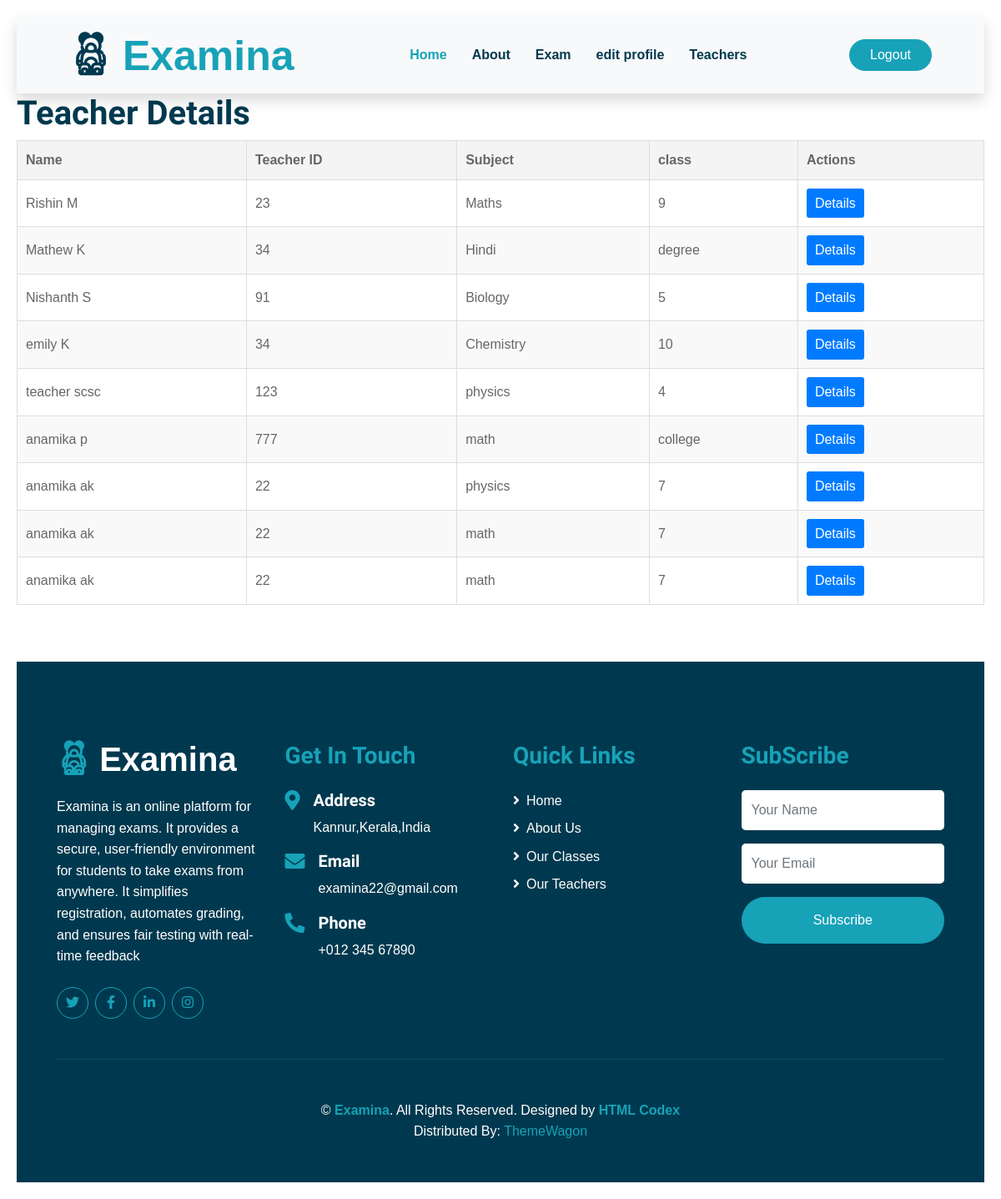
The app's page /princioal/viewteacher/ (signed in) with its own data.
### teacher/models.py (models this page shows, shortened)
class teacher1(models.Model):
    user=models.OneToOneField(User,on_delete=models.CASCADE)
    teaching_sub=models.CharField(max_length=100)
    gender=models.CharField(max_length=6)
    exp=models.CharField(max_length=10)
    grade=models.CharField(max_length=50)
    phone=models.CharField(max_length=12)
    tid=models.CharField(max_length=20)
    institute=models.ForeignKey('common.institute', on_delete=models.CASCADE,default=1)
    photo=models.ImageField(upload_to="teacher/",null=True,blank=True)
    qualificationid=models.ForeignKey(qualification1,on_delete=models.CASCADE)
    status=models.CharField(max_length=20,default="pending")

### principal/views.py (the view)
# urls.py: path('viewteacher/',views.viewteacher,name="viewteacher"),
def viewteacher(request):
    pid=request.session["pid"]
    inst_id=principal.objects.filter(id=pid)
    tcr=teacher1.objects.filter(institute_id=inst_id[0].institute)
    return render(request,'principal/viewteacher.html',{"da":tcr})

### templates/principal/viewteacher.html (shortened to what this page needs)
{% extends 'principal/principal_base.html' %}
{% load static %}
{% block content %}
<!DOCTYPE html>
<html lang="en">
<head>
</head>
<body>
    <h1>Teacher Details</h1>
    <table>
        <thead>
            <tr>
                <th>Name</th>
                <th>Teacher ID</th>
                <th>Subject</th>
                <th>class</th>
                <th>Actions</th>
            </tr>
        </thead>
        <tbody>
            {% for d in da %}
            <tr>
                <td>{{ d.user.first_name }} {{ d.user.last_name }}</td>
                <td>{{ d.tid }}</td>
                <td>{{ d.teaching_sub }}</td>
                <td>{{ d.grade }}</td>
                <td>
                    <button class="btndetails" data-id="{{ d.id }}">Details</button>
                </td>
            </tr>
            {% endfor %}
        </tbody>
    </table>
</body>
</html>
{% endblock %}

### templates/principal/viewteacher.html (style rules this page uses)
body { font-family: Arial, sans-serif; margin: 20px; line-height: 1.6; }
table { width: 100%; border-collapse: collapse; margin-bottom: 20px; }
th, td { border: 1px solid #ddd; padding: 10px; text-align: left; }
th { background-color: #f4f4f4; }
tr:nth-child(even) { background-color: #f9f9f9; }
.btndetails { background-color: #007BFF; color: white; border: none; padding: 5px 10px; cursor: pointer; border-radius: 3px; }

### records on screen
teacher1: user.first_name "Rishin", user.last_name "M", tid "23", teaching_sub "Maths", grade "9"
teacher1: user.first_name "Mathew", user.last_name "K", tid "34", teaching_sub "Hindi", grade "degree"
teacher1: user.first_name "Nishanth", user.last_name "S", tid "91", teaching_sub "Biology", grade "5"
teacher1: user.first_name "emily", user.last_name "K", tid "34", teaching_sub "Chemistry", grade "10"
teacher1: user.first_name "teacher", user.last_name "scsc", tid "123", teaching_sub "physics", grade "4"
teacher1: user.first_name "anamika", user.last_name "p", tid "777", teaching_sub "math", grade "college"
teacher1: user.first_name "anamika", user.last_name "ak", tid "22", teaching_sub "physics", grade "7"
teacher1: user.first_name "anamika", user.last_name "ak", tid "22", teaching_sub "math", grade "7"
teacher1: user.first_name "anamika", user.last_name "ak", tid "22", teaching_sub "math", grade "7"
